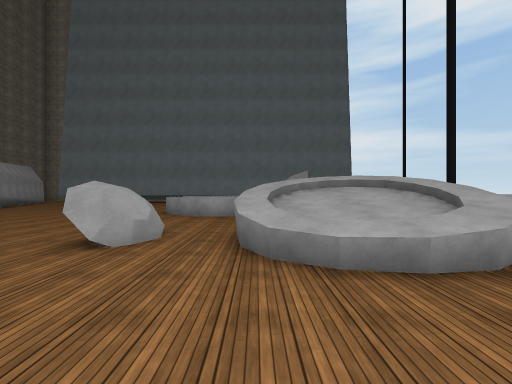
[1] (above)

24 first-person views from a walk through a 3-D level made in the Unity game engine. The camera is 1.5 m above the floor, looks level and sees 90° across. The floor is counted in squares, 2 m on a side. Each view is taken from the middle of a square. On the plan, view 1 faces up. The plan holds only what a view shows up to about 9 squares ahead; the rest is blank. The place goes on beyond the plan. Some surface patterns are stand-ins.

[2]
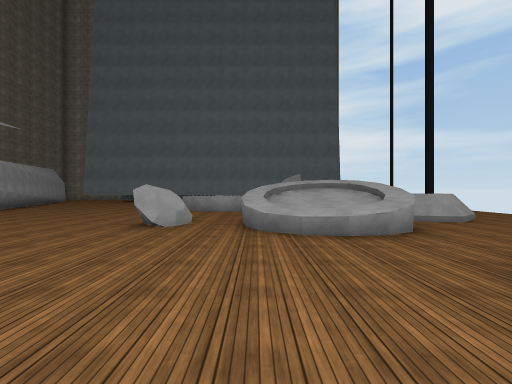

[3]
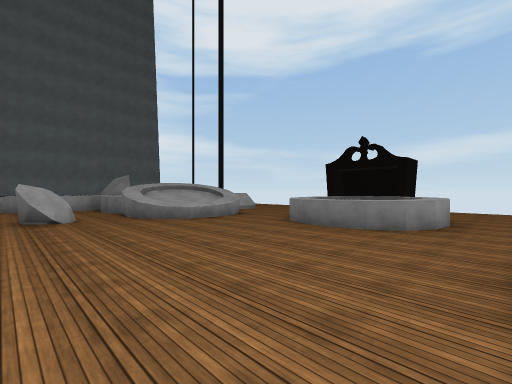

[4]
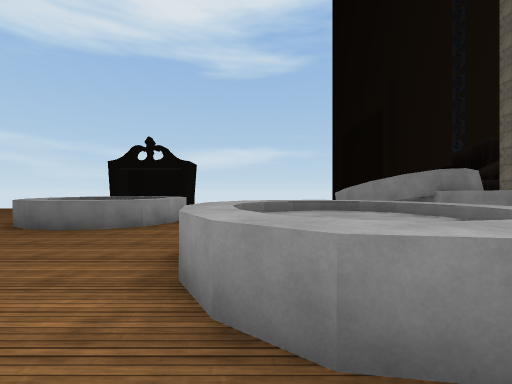

[5]
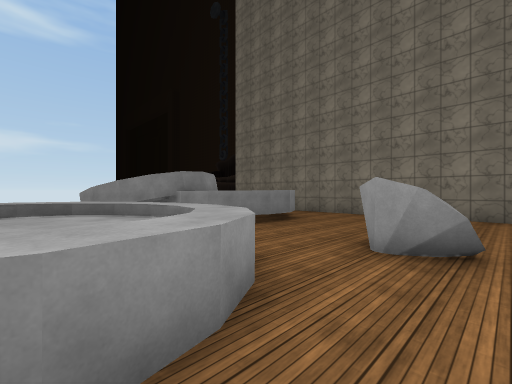

[6]
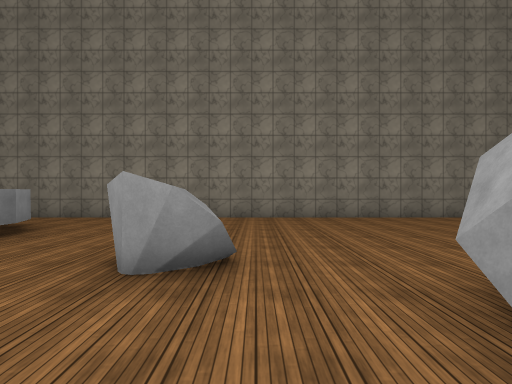

[7]
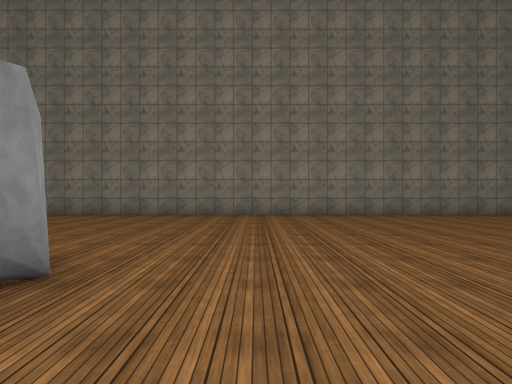

[8]
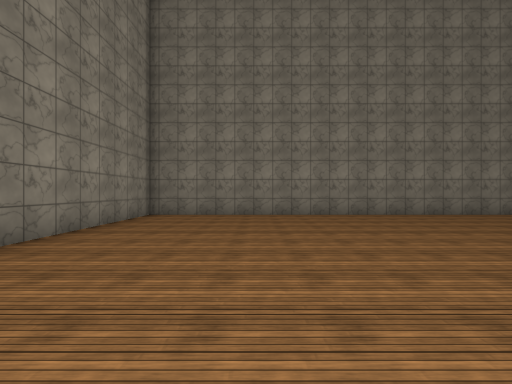

[9]
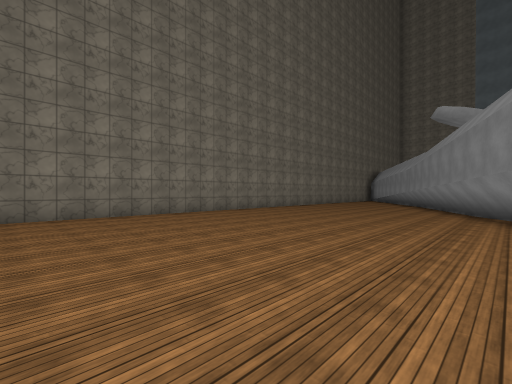

[10]
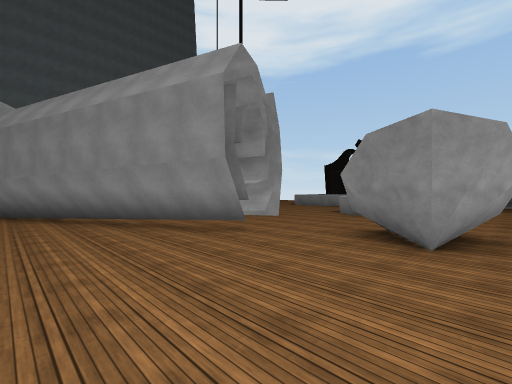

[11]
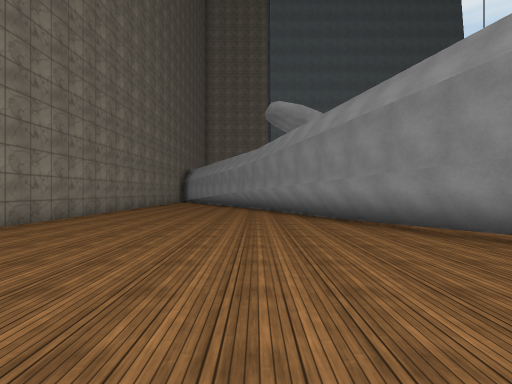

[12]
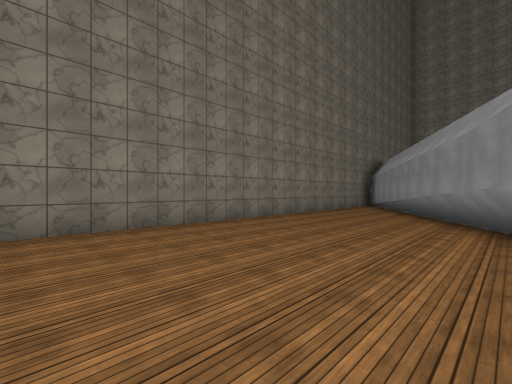

[13]
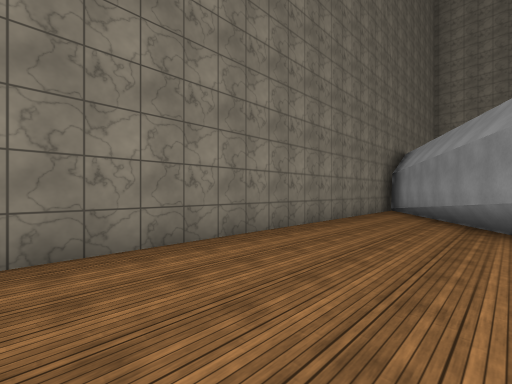

[14]
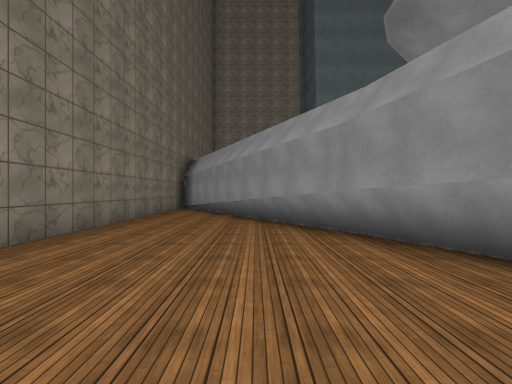

[15]
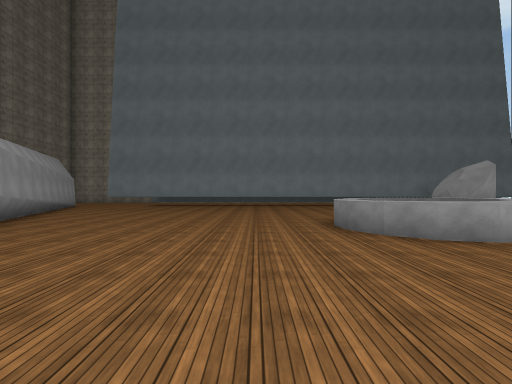

[16]
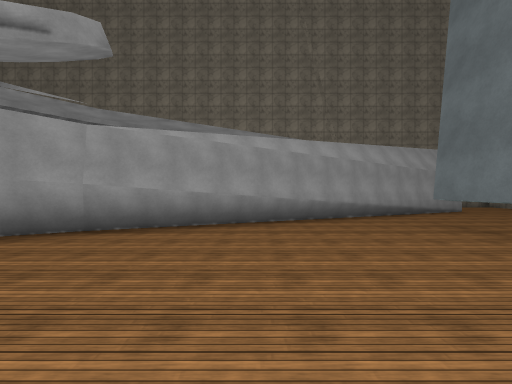

[17]
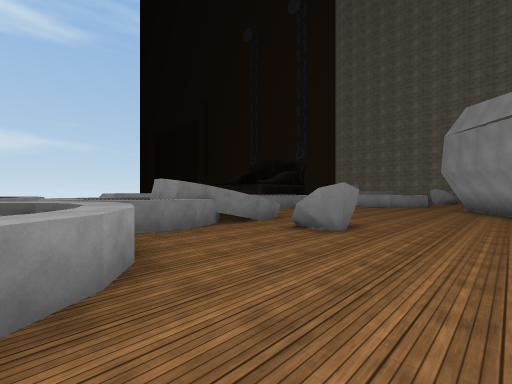

[18]
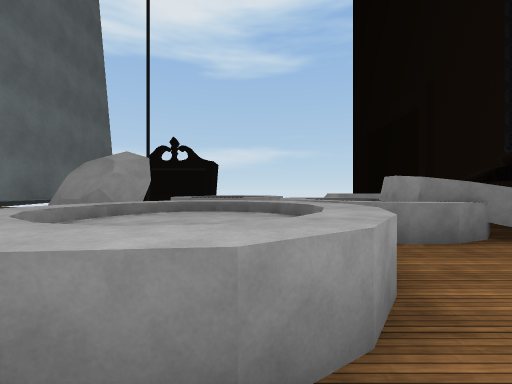

[19]
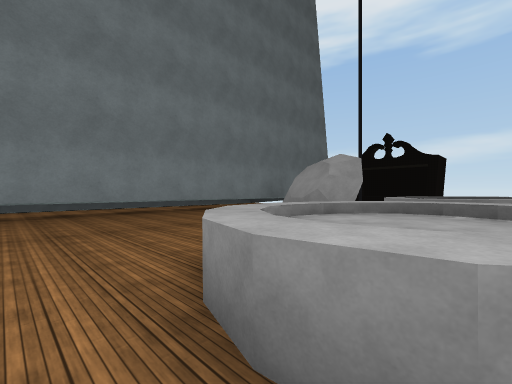

[20]
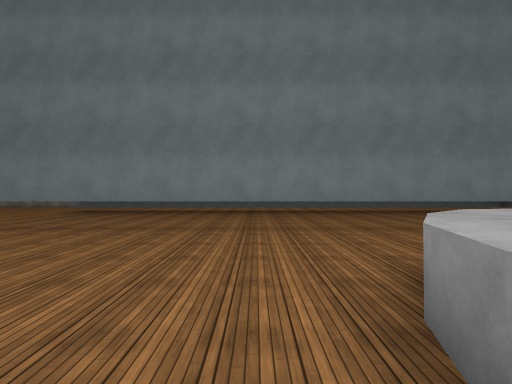

[21]
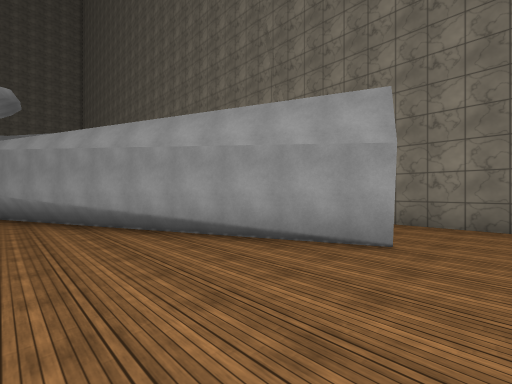

[22]
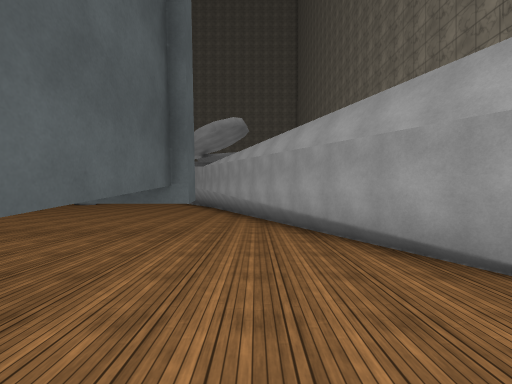

[23]
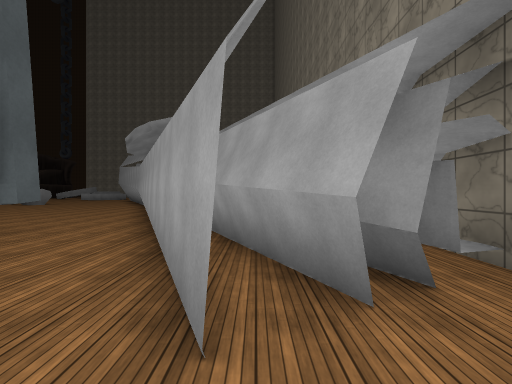

[24]
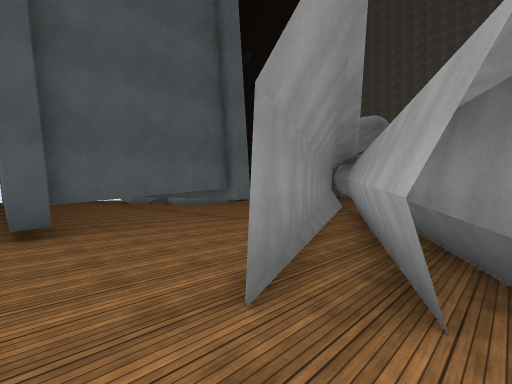

### Floor plan
Key: @ floor where view 1 was taken; # wall or solid block; . floor; / step, stairs or slope; = window, fence, low wall or low ledge; ^ raised ledge; v drop or lower ground.
Columns run from 18 left of view 1 to 8 right of it. Each row starts with its distance up from view 1.
 19 #.......##    ####
 18 #.......#
 17 #/#.#...#
 16 #/###...#
 15  /####..#
 14     ##..##############
 13     ###........... ##
 12  .#  ##........... ##
 11 #.## ##.........^^^.. ^
 10 #..#  ##.......^^^^. ^^
  9 #..##  #.......^^^^   ^
  8 #...## ##.......^^^^^^ ^
  7 #....#  #.........^  ^ .
  6 #....#####........^##^=^
  5 #.....#    .......^^^#=^#.
  4 #.....##    ....#.^^^^...
  3 #......#     .....^^^^..
  2 #......##    ..........
  1 #.......#    ..........
  0 #.......##   .....@..^^^
 -1 #........##  #......^  ^.
 -2 #.........#  #.......^ ^.
 -3 #.........#####......^^....
 -4 #..........#v^.............
 -5 #..........##....^^^
 -6 #...............^^^^.
 -7 #............#...^^^.
 -8 #...........##...^^.  #^
 -9 #............#.......#
-10 #...............#...##
-11 #...................^^
-12 #...................#
-13 #................ ....
-14 #................ ....
-15 #######################

Where each view was taken, in squares from view 1:
view 1: 0 up, 0 right, facing up
view 2: 2 down, 0 right, facing up
view 3: 4 down, 3 left, facing up-right
view 4: 5 down, 3 left, facing right
view 5: 6 down, 3 left, facing down-right
view 6: 7 down, 3 left, facing down
view 7: 6 down, 8 left, facing down
view 8: 11 down, 9 left, facing left
view 9: 9 down, 9 left, facing up-left
view 10: 9 down, 10 left, facing up-right
view 11: 6 down, 12 left, facing up
view 12: 1 down, 12 left, facing up-left
view 13: 2 up, 14 left, facing up-left
view 14: 1 up, 14 left, facing up
view 15: 4 up, 5 left, facing up
view 16: 10 up, 5 left, facing left
view 17: 9 up, 5 left, facing down-right
view 18: 9 up, 4 left, facing right
view 19: 9 up, 4 left, facing up-right
view 20: 9 up, 4 left, facing up
view 21: 19 up, 11 left, facing down-left
view 22: 19 up, 12 left, facing down
view 23: 19 up, 15 left, facing down
view 24: 19 up, 16 left, facing down-right
